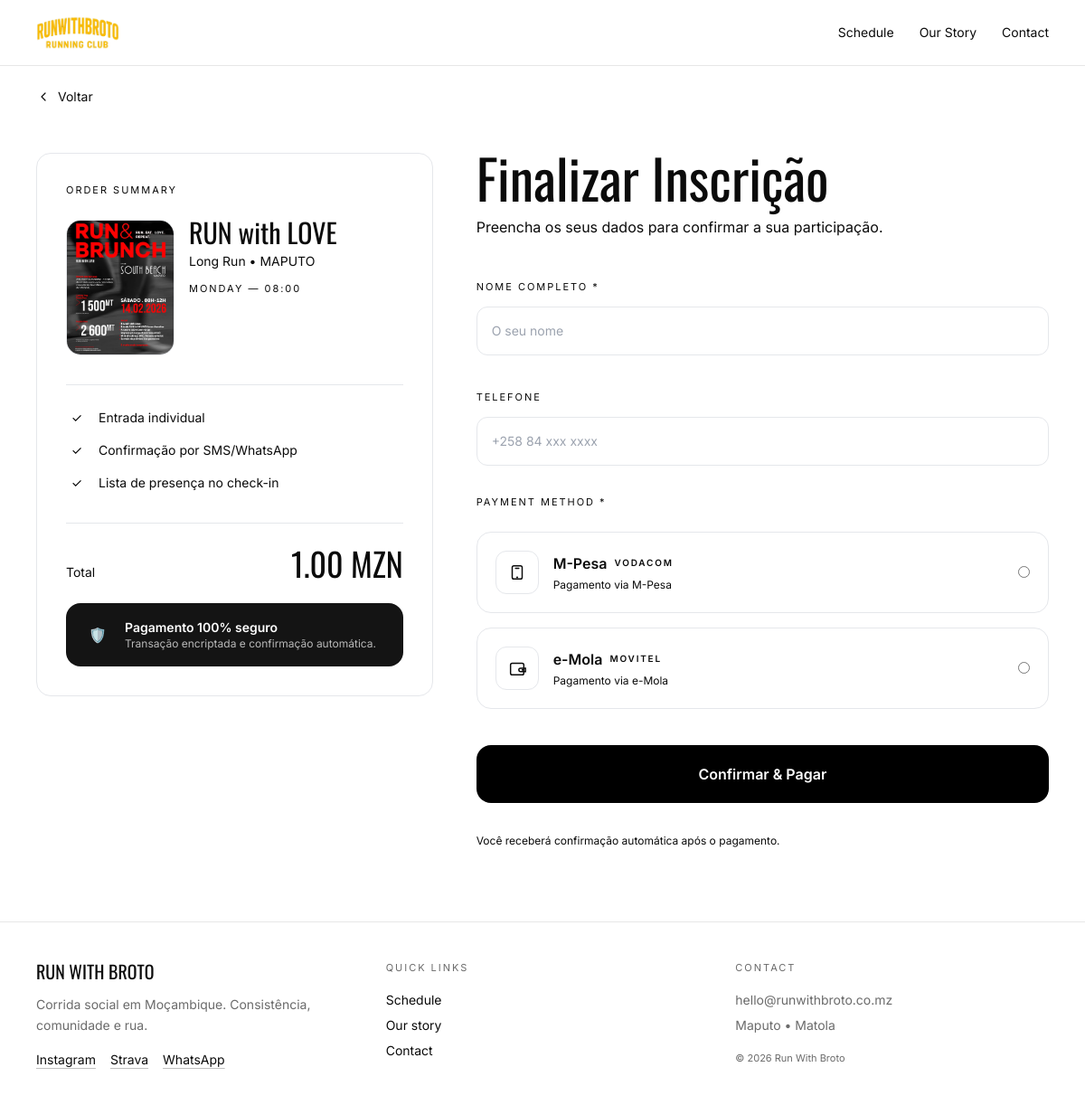
The page /events/events/run-with-love/inscrever/ on the database as committed earlier.
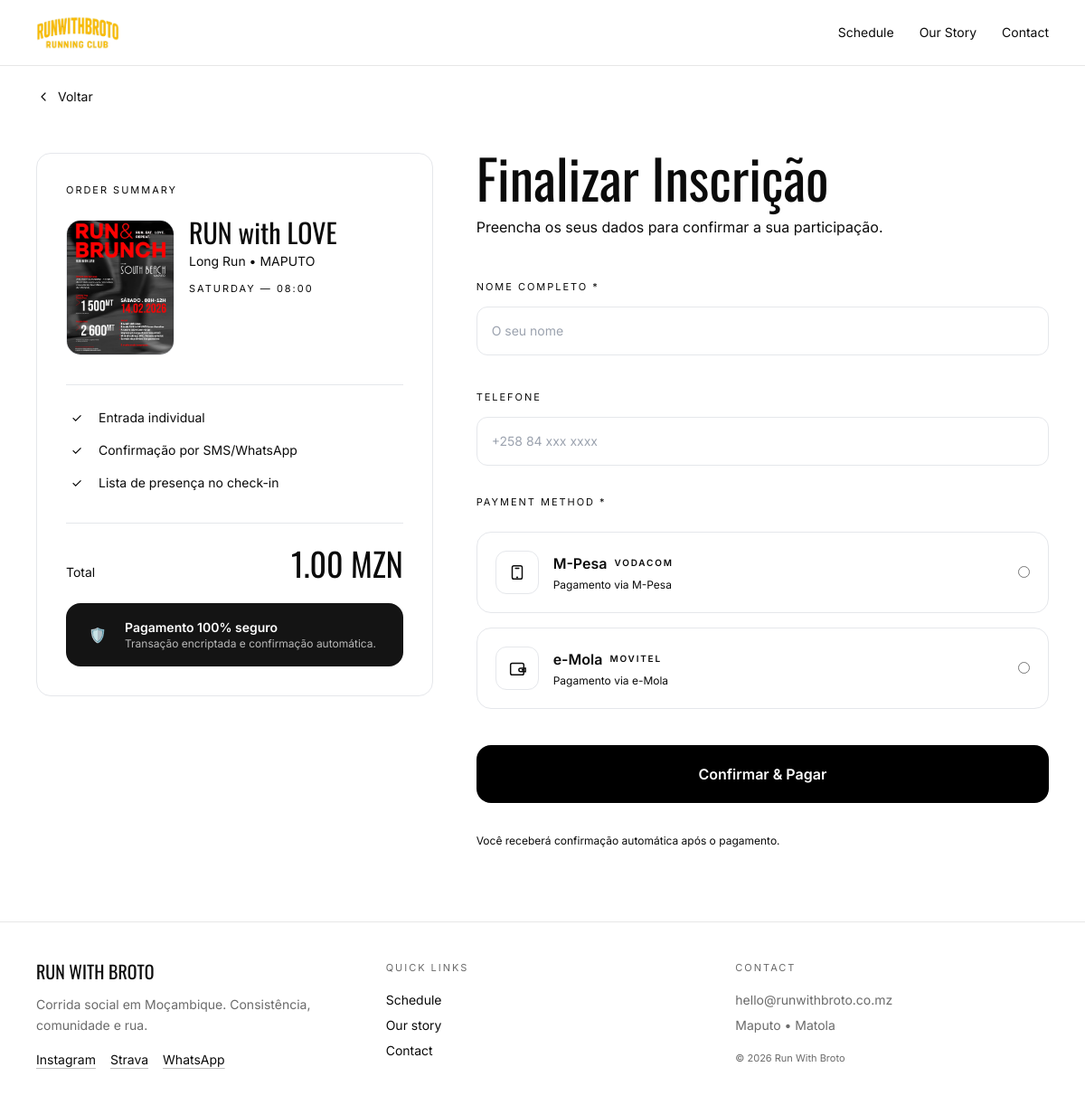
The same page on the database as committed later.
### events/models.py (models this page shows, shortened)
class Event(models.Model):
    title = models.CharField(max_length=220)
    slug = models.SlugField(max_length=240, unique=True, db_index=True, blank=True)
    city = models.CharField(max_length=20, choices=City.choices, db_index=True)
    event_type = models.CharField(max_length=20, choices=EventType.choices, db_index=True)
    start_at = models.DateTimeField(db_index=True)
    meeting_point = models.CharField(max_length=220)
    distance_min_km = models.DecimalField(max_digits=4, decimal_places=1, null=True, blank=True)
    description = models.TextField(blank=True)
    price = models.DecimalField(
        "Preço do ticket (MZN)",
        max_digits=10,
        decimal_places=2,
        null=True,
        blank=True,
        validators=[MinValueValidator(Decimal("0.00"))],
        help_text="Deixe vazio para evento free. Ex: 500.00",
        db_index=True,
    )
    capacity = models.PositiveIntegerField(default=150)
    is_published = models.BooleanField(default=True, db_index=True)
    poster = models.ImageField(upload_to="events/posters/", blank=True, null=True)
    created_at = models.DateTimeField(auto_now_add=True)
    class Meta:
        ordering = ("start_at",)
        indexes = [
            models.Index(fields=["city", "start_at"]),
            models.Index(fields=["event_type", "start_at"]),
        ]
    @property
    def is_free(self) -> bool:
        return self.price in (None, Decimal("0.00"))
    @property
    def ticket_price_display(self) -> str:
        if self.is_free:
            return "Free"
        return f"{self.price:.2f} MZN"

### events/views.py (the view)
# urls.py: path("events/<slug:slug>/inscrever/", views.register_form, name="register_form"),
@require_http_methods(["GET"])
def register_form(request, slug: str):
    event = get_object_or_404(Event, slug=slug, is_published=True)
    return render(request, "events/register.html", {"event": event})

### events/templates/events/register.html (shortened to what the changed rows need)
{% extends 'base.html' %}
{% block content %}
    <section class="max-w-6xl mx-auto px-4 pt-12 pb-20">
        <div class="grid lg:grid-cols-12 gap-12 items-start">
            <aside class="lg:col-span-5 lg:sticky lg:top-8">
                <div class="border hairline rounded-2xl p-8">
                    <div class="mt-6 flex gap-4">
                        <div class="w-[120px] shrink-0">
                            <div class="aspect-[4/5] rounded-2xl overflow-hidden border hairline bg-neutral-100">
                                <img
                                        alt="Capa do evento"
                                        class="w-full h-full object-cover"
                                        src="{{ event.poster.url }}"
                                />
                            </div>
                        </div>
                        <div class="flex-1">
                            <div class="font-display text-3xl leading-[0.95]">
                                {{ event.title }}
                            </div>
                            <div class="mt-2 text-sm muted">
                                {{ event.get_event_type_display }} • {{ event.city }}
                            </div>
                            <div class="mt-3 text-[11px] muted label">
                                {{ event.start_at|date:"l" }} — {{ event.start_at|time:"H:i" }}
                            </div>
                        </div>
                    </div>
                    <div class="mt-8 border-t hairline pt-6 flex justify-between items-end">
                        <span class="muted text-sm">Total</span>
                        <span class="font-display text-4xl">{{ event.ticket_price_display }}</span>
                    </div>
                </div>
            </aside>
            <section class="lg:col-span-7">
                <h1 class="font-display text-6xl leading-[0.9]">
                    Finalizar Inscrição
                </h1>
            </section>
        </div>
    </section>
{% endblock %}

Rows that differ between the two databases and show on the page:
changed Event "1.00 MZN": start_at "MONDAY" → "SATURDAY"
